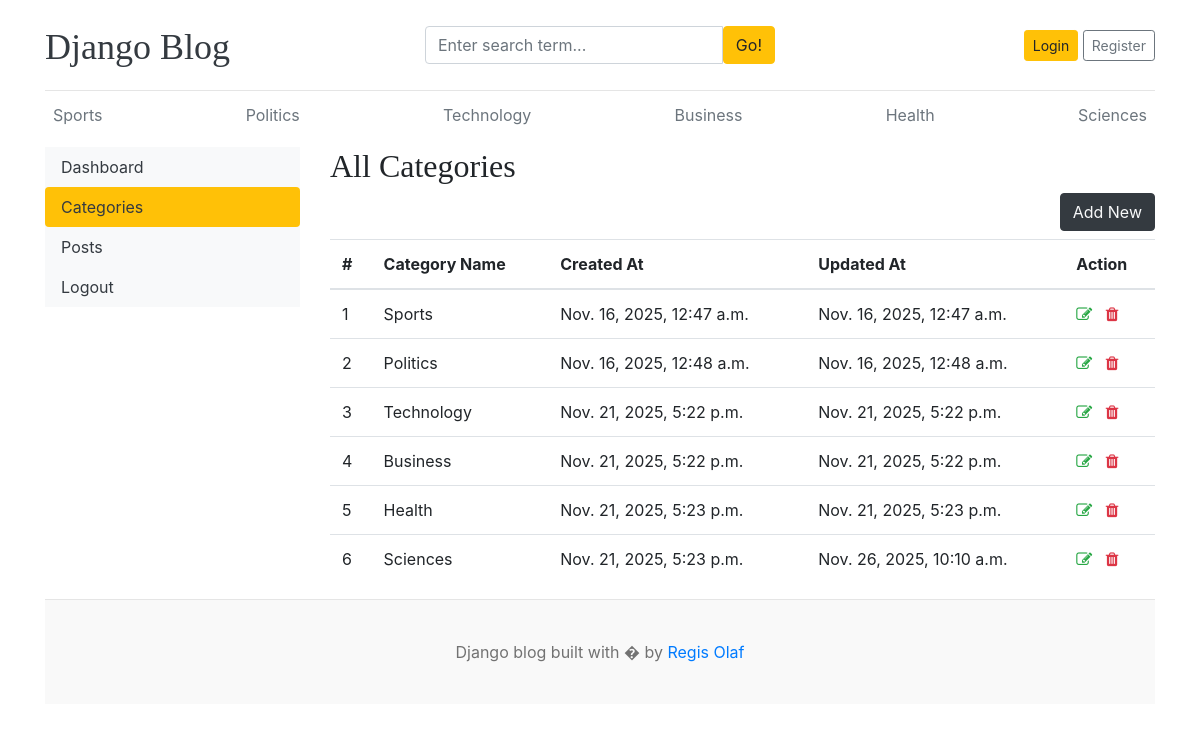
/dashboard/categories/, run on the app's committed database.
### blogs/models.py (models this page shows)
class Category(models.Model):
    category_name = models.CharField(max_length=50, unique=True)
    created_at = models.DateTimeField(auto_now_add=True)
    updated_at = models.DateTimeField(auto_now=True)
    def __str__(self):
        return self.category_name
    class Meta:
        verbose_name_plural = "Categories"

### dashboards/views.py (the view)
# urls.py: path('categories/', views.categories, name='categories'),
def categories(request):
    return render(request, 'dashboard/categories.html')

### blogs/context_processors.py (called while the page is built)
def get_categories(request):
    categories = Category.objects.all()
    return dict(categories=categories)

def get_social_links(request):
    social_links = SocialLink.objects.all()
    return dict(social_links=social_links)

### templates/dashboard/categories.html (shortened to what this page needs)
{% extends "base.html" %}
{% block content %}
<div class="row">
    {% include 'dashboard/sidebar.html' %}
     <div class="col-md-9">
        <h2>All Categories</h2>
        <a href="{% url 'add_category' %}" class="btn btn-dark text-light float-right mb-2">Add New</a>
<table class="table table-hover">
  <thead>
    <tr>
      <th>#</th>
      <th>Category Name</th>
      <th>Created At</th>
      <th>Updated At</th>
      <th>Action</th>
    </tr>
  </thead>
  <tbody>
    {% for category in categories %}
    <tr>
      <td>{{ forloop.counter }}</th>
      <td>{{ category }}</td>
      <td>{{ category.created_at }}</td>
      <td>{{ category.updated_at }}</td>
      <td>
        <a href="{% url 'edit_category' category.id %}"><i class="fa fa-edit text-success"></i></a>
        <a href="{% url 'delete_category' category.id %}"><i class="fa fa-trash text-danger"></i></a>
      </td>
    </tr>
    {% endfor %}
 </tbody>
</table>
     </div>
</div>
{% endblock %}

### templates/base.html (shortened to what this page needs)
{% load static %}
<!DOCTYPE html>
<html lang="en">
<head>
    <link href="https://getbootstrap.com/docs/4.0/dist/css/bootstrap.min.css" rel="stylesheet">
    <link href="{% static 'css/blog.css' %}" rel="stylesheet">
    <link rel="stylesheet" href="https://cdnjs.cloudflare.com/ajax/libs/font-awesome/4.7.0/css/font-awesome.min.css">
  </head>
<body>
  <div class="container">
      <header class="blog-header py-3">
        <div class="row flex-nowrap justify-content-between align-items-center">
          <div class="col-4 pt-1">
            <a class="blog-header-logo text-dark" href="/">Django Blog</a>
          </div>
          <div class="col-4">
            <form action="{% url 'search' %}" method="GET">
              <div class="input-group">
                  <input class="form-control" type="text" name="keyword" value="{{ keyword }}" placeholder="Enter search term..." aria-label="Enter search term..." aria-describedby="button-search" />
                  <button type="submit" class="btn btn-warning" id="button-search" type="button">Go!</button>
              </div>
            </form>
          </div>
          <div class="col-4 d-flex justify-content-end align-items-center">
            {% if not user.is_authenticated %}
            <a class="btn btn-sm btn-warning" href="{% url 'login' %}">Login</a> &nbsp;
            <a class="btn btn-sm btn-outline-secondary" href="{% url 'register' %}">Register</a>
            {% else %}
            <span class="mr-2"><a href="{% url 'dashboard' %}">Dashboard</a></span>
            &emsp;
            <span><a class="btn btn-sm btn-outline-secondary" href="{% url 'logout' %}">Logout</a></span>
            {% endif %}
          </div>
        </div>
      </header>
      <div class="nav-scroller py-1 mb-2">
        <nav class="nav d-flex justify-content-between">
          {% for category in categories %}
          <a class="p-2 text-muted" href="{% url 'posts_by_category' category.id %}">{{ category.category_name }}</a>
          {% endfor %}
        </nav>
      </div>
{% block content %}
{% endblock %}
  <footer class="blog-footer">
    <p>Django blog built with � by <a href="#">Regis Olaf</a></p>
  </footer>
</body>
</html>

### templates/dashboard/sidebar.html (shortened to what this page needs)
<div class="col-md-3">
    <div class="nav flex-column nav-pills bg-light" aria-orientation="vertical">
        <a href="{% url 'dashboard' %}" class="nav-link text-dark {% if '/dashboard/' == request.path %}bg-warning{% endif %}">Dashboard</a>
        <a href="{% url 'categories' %}" class="nav-link text-dark {% if '/categories/' in request.path %}bg-warning{% endif %}">Categories</a>
        <a href="{% url 'posts' %}" class="nav-link text-dark {% if '/posts/' in request.path %}bg-warning{% endif %}">Posts</a>
        <a href="" class="nav-link text-dark">Logout</a>
    </div>
</div>

### blog_main/static/css/blog.css (style rules this page uses)
.blog-header { border-bottom: 1px solid #e5e5e5; }
.blog-header-logo { font-family: "Playfair Display", Georgia, "Times New Roman", serif; font-size: 2.25rem; }
h1, h2, h3, h4, h5, h6 { font-family: "Playfair Display", Georgia, "Times New Roman", serif; }
.blog-footer { padding: 2.5rem 0; color: #727272; text-align: center; background-color: #f9f9f9; border-top: .05rem solid #e5e5e5; }
.blog-footer p:last-child { margin-bottom: 0; }

### data on the page
Category: category_name "Sports", created_at "Nov. 16, 2025, 12:47 a.m.", updated_at "Nov. 16, 2025, 12:47 a.m."
Category: category_name "Politics", created_at "Nov. 16, 2025, 12:48 a.m.", updated_at "Nov. 16, 2025, 12:48 a.m."
Category: category_name "Technology", created_at "Nov. 21, 2025, 5:22 p.m.", updated_at "Nov. 21, 2025, 5:22 p.m."
Category: category_name "Business", created_at "Nov. 21, 2025, 5:22 p.m.", updated_at "Nov. 21, 2025, 5:22 p.m."
Category: category_name "Health", created_at "Nov. 21, 2025, 5:23 p.m.", updated_at "Nov. 21, 2025, 5:23 p.m."
Category: category_name "Sciences", created_at "Nov. 21, 2025, 5:23 p.m.", updated_at "Nov. 26, 2025, 10:10 a.m."
